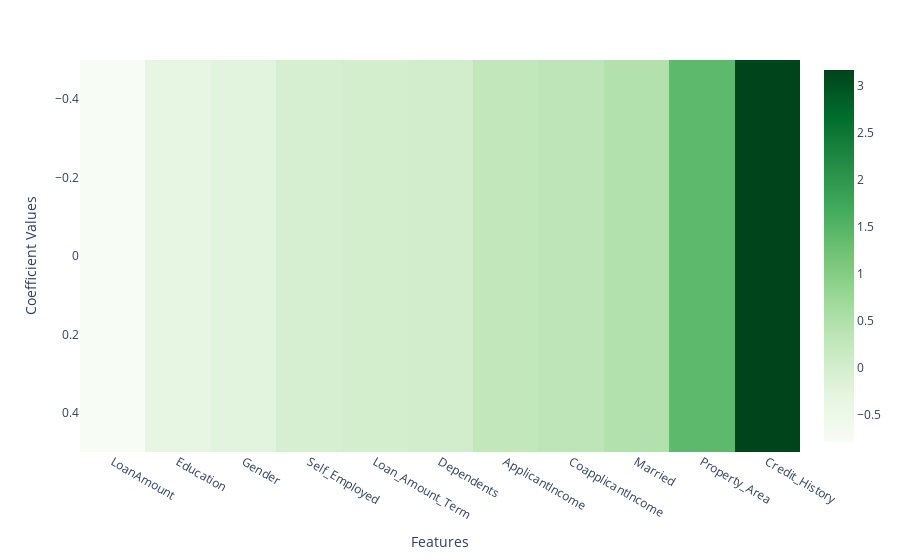

Here is the notebook cell this chart was saved with:
### Code cell
# Creating a color heatmap using Plotly Express
fig = px.imshow(coefficients_series.to_frame().T, color_continuous_scale='greens')

# Adding axis labels
fig.update_layout(
    xaxis=dict(title='Features'),
    yaxis=dict(title='Coefficient Values')
)

# Displaying the interactive heatmap
fig.show()

### Figure 1 — Plotly figure (JSON) as saved in the notebook; plotly's stock layout.template omitted (floating-point values rounded to 4 significant figures)
{"data": [{"coloraxis": "coloraxis", "hovertemplate": "x: %{x}<br>y: %{y}<br>color: %{z}<extra></extra>", "name": "0", "type": "heatmap", "x": ["LoanAmount", "Education", "Gender", "Self_Employed", "Loan_Amount_Term", "Dependents", "ApplicantIncome", "CoapplicantIncome", "Married", "Property_Area", "Credit_History"], "xaxis": "x", "y": [0], "yaxis": "y", "z": [[-0.7913, -0.3642, -0.2453, -0.05353, -0.004856, 0.02718, 0.2748, 0.3174, 0.4584, 1.412, 3.171]]}], "layout": {"autosize": true, "coloraxis": {"colorscale": [[0, "rgb(247,252,245)"], [0.125, "rgb(229,245,224)"], [0.25, "rgb(199,233,192)"], [0.375, "rgb(161,217,155)"], [0.5, "rgb(116,196,118)"], [0.625, "rgb(65,171,93)"], [0.75, "rgb(35,139,69)"], [0.875, "rgb(0,109,44)"], [1, "rgb(0,68,27)"]]}, "margin": {"t": 60}, "xaxis": {"anchor": "y", "autorange": true, "constrain": "domain", "domain": [0, 1], "range": [-0.5, 10.5], "scaleanchor": "y", "title": {"text": "Features"}, "type": "category"}, "yaxis": {"anchor": "x", "autorange": true, "constrain": "domain", "domain": [0, 1], "range": [0.5, -0.5], "title": {"text": "Coefficient Values"}, "type": "linear"}}}
